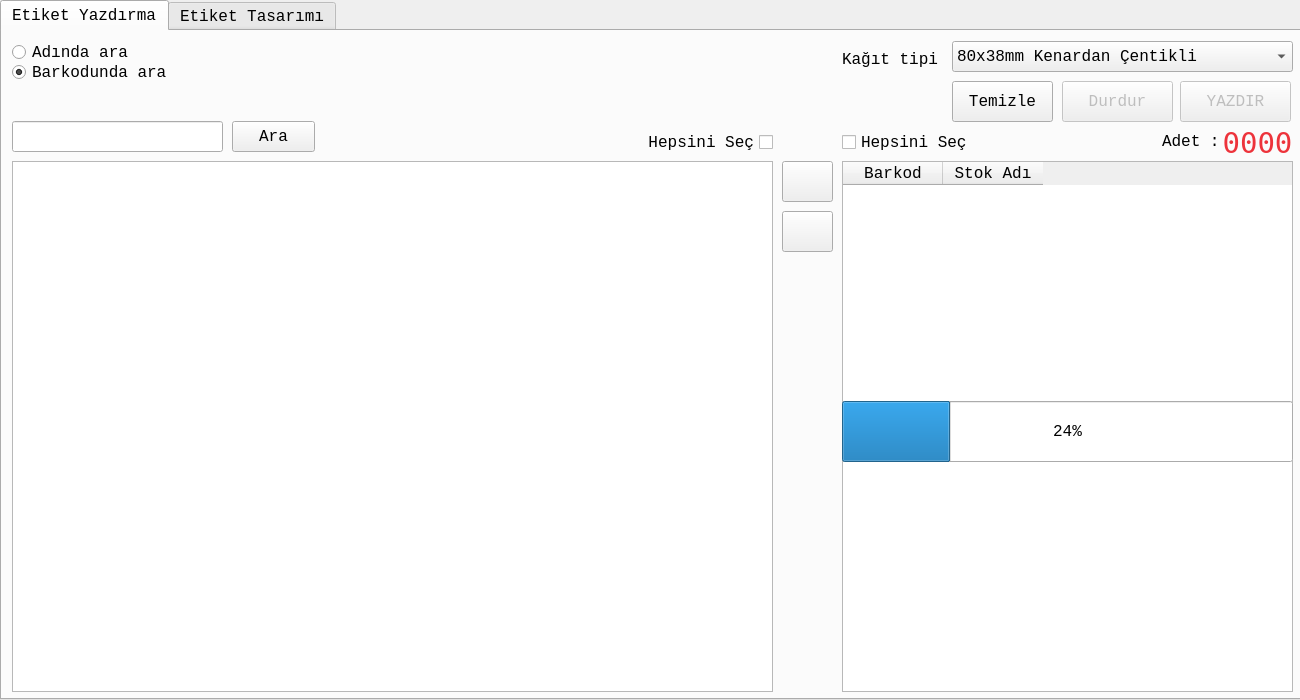
<?xml version="1.0" encoding="UTF-8"?>
<ui version="4.0">
 <class>RafEtiketiDialog</class>
 <widget class="QWidget" name="RafEtiketiDialog">
  <property name="geometry">
   <rect>
    <x>0</x>
    <y>0</y>
    <width>1300</width>
    <height>700</height>
   </rect>
  </property>
  <property name="minimumSize">
   <size>
    <width>1300</width>
    <height>700</height>
   </size>
  </property>
  <property name="maximumSize">
   <size>
    <width>1300</width>
    <height>700</height>
   </size>
  </property>
  <property name="font">
   <font>
    <family>Monospace</family>
    <pointsize>12</pointsize>
   </font>
  </property>
  <property name="windowTitle">
   <string>Toplu Raf Etiketi Yazdırma</string>
  </property>
  <widget class="QTabWidget" name="tabWidget">
   <property name="geometry">
    <rect>
     <x>0</x>
     <y>0</y>
     <width>1301</width>
     <height>700</height>
    </rect>
   </property>
   <property name="currentIndex">
    <number>0</number>
   </property>
   <widget class="QWidget" name="tab">
    <attribute name="title">
     <string>Etiket Yazdırma</string>
    </attribute>
    <widget class="QTableView" name="stokKartlaritableView">
     <property name="geometry">
      <rect>
       <x>10</x>
       <y>130</y>
       <width>761</width>
       <height>531</height>
      </rect>
     </property>
     <property name="contextMenuPolicy">
      <enum>Qt::CustomContextMenu</enum>
     </property>
     <property name="alternatingRowColors">
      <bool>true</bool>
     </property>
     <property name="selectionMode">
      <enum>QAbstractItemView::ExtendedSelection</enum>
     </property>
     <property name="selectionBehavior">
      <enum>QAbstractItemView::SelectRows</enum>
     </property>
     <property name="sortingEnabled">
      <bool>true</bool>
     </property>
     <attribute name="verticalHeaderVisible">
      <bool>false</bool>
     </attribute>
    </widget>
    <widget class="QPushButton" name="eklepushButton">
     <property name="geometry">
      <rect>
       <x>780</x>
       <y>130</y>
       <width>51</width>
       <height>41</height>
      </rect>
     </property>
     <property name="text">
      <string/>
     </property>
     <property name="icon">
      <iconset resource="images.qrc">
       <normaloff>:/images/ui/forward-100.png</normaloff>:/images/ui/forward-100.png</iconset>
     </property>
     <property name="iconSize">
      <size>
       <width>32</width>
       <height>32</height>
      </size>
     </property>
    </widget>
    <widget class="QPushButton" name="cikarpushButton">
     <property name="geometry">
      <rect>
       <x>780</x>
       <y>180</y>
       <width>51</width>
       <height>41</height>
      </rect>
     </property>
     <property name="text">
      <string/>
     </property>
     <property name="icon">
      <iconset resource="images.qrc">
       <normaloff>:/images/ui/back-100.png</normaloff>:/images/ui/back-100.png</iconset>
     </property>
     <property name="iconSize">
      <size>
       <width>32</width>
       <height>32</height>
      </size>
     </property>
    </widget>
    <widget class="QTableWidget" name="yazdirilacaklartableWidget">
     <property name="geometry">
      <rect>
       <x>840</x>
       <y>130</y>
       <width>451</width>
       <height>531</height>
      </rect>
     </property>
     <property name="contextMenuPolicy">
      <enum>Qt::CustomContextMenu</enum>
     </property>
     <property name="editTriggers">
      <set>QAbstractItemView::NoEditTriggers</set>
     </property>
     <property name="alternatingRowColors">
      <bool>true</bool>
     </property>
     <property name="selectionMode">
      <enum>QAbstractItemView::ExtendedSelection</enum>
     </property>
     <property name="selectionBehavior">
      <enum>QAbstractItemView::SelectRows</enum>
     </property>
     <attribute name="verticalHeaderVisible">
      <bool>false</bool>
     </attribute>
     <column>
      <property name="text">
       <string>Barkod</string>
      </property>
     </column>
     <column>
      <property name="text">
       <string>Stok Adı</string>
      </property>
     </column>
    </widget>
    <widget class="QToolButton" name="yazdirtoolButton">
     <property name="enabled">
      <bool>false</bool>
     </property>
     <property name="geometry">
      <rect>
       <x>1178</x>
       <y>50</y>
       <width>111</width>
       <height>41</height>
      </rect>
     </property>
     <property name="text">
      <string>YAZDIR</string>
     </property>
     <property name="icon">
      <iconset resource="images.qrc">
       <normaloff>:/images/ui/label-printer.png</normaloff>:/images/ui/label-printer.png</iconset>
     </property>
     <property name="iconSize">
      <size>
       <width>32</width>
       <height>32</height>
      </size>
     </property>
     <property name="toolButtonStyle">
      <enum>Qt::ToolButtonTextBesideIcon</enum>
     </property>
    </widget>
    <widget class="QLabel" name="yazdirilacakAdetlabel">
     <property name="geometry">
      <rect>
       <x>1220</x>
       <y>96</y>
       <width>71</width>
       <height>31</height>
      </rect>
     </property>
     <property name="font">
      <font>
       <family>Bitstream Vera Sans Mono</family>
       <pointsize>22</pointsize>
      </font>
     </property>
     <property name="styleSheet">
      <string notr="true">color: rgb(237, 51, 59);</string>
     </property>
     <property name="text">
      <string>0000</string>
     </property>
     <property name="alignment">
      <set>Qt::AlignCenter</set>
     </property>
    </widget>
    <widget class="QLabel" name="label_2">
     <property name="geometry">
      <rect>
       <x>1160</x>
       <y>100</y>
       <width>61</width>
       <height>21</height>
      </rect>
     </property>
     <property name="text">
      <string>Adet :</string>
     </property>
    </widget>
    <widget class="QLineEdit" name="aralineEdit">
     <property name="geometry">
      <rect>
       <x>10</x>
       <y>90</y>
       <width>211</width>
       <height>31</height>
      </rect>
     </property>
    </widget>
    <widget class="QPushButton" name="arapushButton">
     <property name="geometry">
      <rect>
       <x>230</x>
       <y>90</y>
       <width>83</width>
       <height>31</height>
      </rect>
     </property>
     <property name="text">
      <string>Ara</string>
     </property>
     <property name="icon">
      <iconset resource="images.qrc">
       <normaloff>:/images/ui/search.png</normaloff>:/images/ui/search.png</iconset>
     </property>
    </widget>
    <widget class="QCheckBox" name="hepsiStokkartlaricheckBox">
     <property name="geometry">
      <rect>
       <x>640</x>
       <y>100</y>
       <width>131</width>
       <height>23</height>
      </rect>
     </property>
     <property name="layoutDirection">
      <enum>Qt::RightToLeft</enum>
     </property>
     <property name="text">
      <string>Hepsini Seç</string>
     </property>
    </widget>
    <widget class="QCheckBox" name="HepsiYazdirilacakcheckBox">
     <property name="geometry">
      <rect>
       <x>840</x>
       <y>100</y>
       <width>131</width>
       <height>23</height>
      </rect>
     </property>
     <property name="text">
      <string>Hepsini Seç</string>
     </property>
    </widget>
    <widget class="QToolButton" name="DurdurtoolButton">
     <property name="enabled">
      <bool>false</bool>
     </property>
     <property name="geometry">
      <rect>
       <x>1060</x>
       <y>50</y>
       <width>111</width>
       <height>41</height>
      </rect>
     </property>
     <property name="text">
      <string>Durdur</string>
     </property>
     <property name="icon">
      <iconset resource="images.qrc">
       <normaloff>:/images/ui/remove.png</normaloff>:/images/ui/remove.png</iconset>
     </property>
     <property name="iconSize">
      <size>
       <width>32</width>
       <height>32</height>
      </size>
     </property>
     <property name="toolButtonStyle">
      <enum>Qt::ToolButtonTextBesideIcon</enum>
     </property>
    </widget>
    <widget class="QRadioButton" name="adindaradioButton">
     <property name="geometry">
      <rect>
       <x>10</x>
       <y>10</y>
       <width>171</width>
       <height>23</height>
      </rect>
     </property>
     <property name="text">
      <string>Adında ara</string>
     </property>
    </widget>
    <widget class="QRadioButton" name="barkodradioButton">
     <property name="geometry">
      <rect>
       <x>10</x>
       <y>30</y>
       <width>171</width>
       <height>23</height>
      </rect>
     </property>
     <property name="text">
      <string>Barkodunda ara</string>
     </property>
     <property name="checked">
      <bool>true</bool>
     </property>
    </widget>
    <widget class="QToolButton" name="TemizletoolButton">
     <property name="geometry">
      <rect>
       <x>950</x>
       <y>50</y>
       <width>101</width>
       <height>41</height>
      </rect>
     </property>
     <property name="text">
      <string>Temizle</string>
     </property>
     <property name="iconSize">
      <size>
       <width>32</width>
       <height>32</height>
      </size>
     </property>
     <property name="toolButtonStyle">
      <enum>Qt::ToolButtonTextBesideIcon</enum>
     </property>
    </widget>
    <widget class="QProgressBar" name="progressBar">
     <property name="geometry">
      <rect>
       <x>840</x>
       <y>370</y>
       <width>451</width>
       <height>61</height>
      </rect>
     </property>
     <property name="value">
      <number>24</number>
     </property>
     <property name="format">
      <string>%p%</string>
     </property>
    </widget>
    <widget class="QComboBox" name="VarsayilanKagitcomboBox">
     <property name="geometry">
      <rect>
       <x>950</x>
       <y>10</y>
       <width>341</width>
       <height>31</height>
      </rect>
     </property>
     <item>
      <property name="text">
       <string>80x38mm Kenardan Çentikli</string>
      </property>
     </item>
     <item>
      <property name="text">
       <string>100x38mm Ortadan Çentikli</string>
      </property>
     </item>
    </widget>
    <widget class="QLabel" name="label">
     <property name="geometry">
      <rect>
       <x>840</x>
       <y>20</y>
       <width>111</width>
       <height>16</height>
      </rect>
     </property>
     <property name="text">
      <string>Kağıt tipi</string>
     </property>
    </widget>
   </widget>
   <widget class="QWidget" name="tab_2">
    <attribute name="title">
     <string>Etiket Tasarımı</string>
    </attribute>
   </widget>
  </widget>
 </widget>
 <resources>
  <include location="images.qrc"/>
 </resources>
 <connections/>
</ui>
